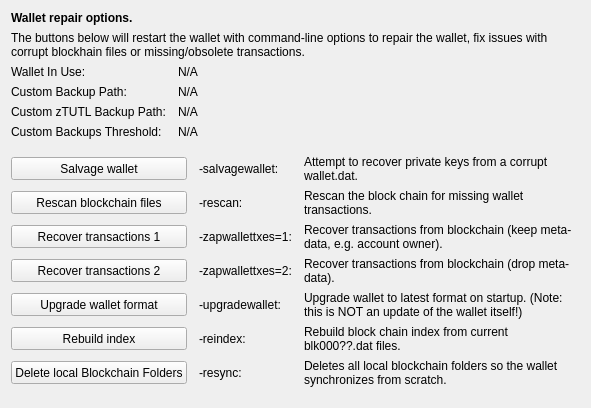
     <widget class="QWidget" name="tab_repair">
      <attribute name="title">
       <string>&amp;Wallet Repair</string>
      </attribute>
      <layout class="QGridLayout" name="gridLayout_4" columnstretch="0,0,0,0">
       <property name="horizontalSpacing">
        <number>12</number>
       </property>
       <item row="0" column="0" colspan="4">
        <widget class="QLabel" name="label_repair_header">
         <property name="font">
          <font>
           <weight>75</weight>
           <bold>true</bold>
          </font>
         </property>
         <property name="text">
          <string>Wallet repair options.</string>
         </property>
        </widget>
       </item>
       <item row="1" column="0" colspan="4">
        <widget class="QLabel" name="label_repair_helptext">
         <property name="font">
          <font>
           <weight>50</weight>
           <bold>false</bold>
          </font>
         </property>
         <property name="text">
          <string>The buttons below will restart the wallet with command-line options to repair the wallet, fix issues with corrupt blockhain files or missing/obsolete transactions.</string>
         </property>
         <property name="wordWrap">
          <bool>true</bool>
         </property>
        </widget>
       </item>
       <item row="2" column="0">
        <widget class="QLabel" name="wallet_path_label">
         <property name="text">
          <string>Wallet In Use:</string>
         </property>
        </widget>
       </item>
       <item row="2" column="1" colspan="3">
        <widget class="QLabel" name="wallet_path">
         <property name="cursor">
          <cursorShape>IBeamCursor</cursorShape>
         </property>
         <property name="text">
          <string>N/A</string>
         </property>
         <property name="textFormat">
          <enum>Qt::PlainText</enum>
         </property>
         <property name="textInteractionFlags">
          <set>Qt::LinksAccessibleByMouse|Qt::TextSelectableByKeyboard|Qt::TextSelectableByMouse</set>
         </property>
        </widget>
       </item>
       <item row="3" column="0">
        <widget class="QLabel" name="wallet_custombackuppath_label">
         <property name="visible">
          <bool>false</bool>
         </property>
         <property name="text">
          <string>Custom Backup Path:</string>
         </property>
        </widget>
       </item>
       <item row="3" column="1" colspan="3">
        <widget class="QLabel" name="wallet_custombackuppath">
         <property name="cursor">
          <cursorShape>IBeamCursor</cursorShape>
         </property>
         <property name="visible">
          <bool>false</bool>
         </property>
         <property name="text">
          <string>N/A</string>
         </property>
         <property name="textFormat">
          <enum>Qt::PlainText</enum>
         </property>
         <property name="textInteractionFlags">
          <set>Qt::LinksAccessibleByMouse|Qt::TextSelectableByKeyboard|Qt::TextSelectableByMouse</set>
         </property>
        </widget>
       </item>
       <item row="4" column="0">
        <widget class="QLabel" name="wallet_customzpivbackuppath_label">
         <property name="visible">
          <bool>false</bool>
         </property>
         <property name="text">
          <string>Custom zTUTL Backup Path:</string>
         </property>
        </widget>
       </item>
       <item row="4" column="1" colspan="3">
        <widget class="QLabel" name="wallet_customzpivbackuppath">
         <property name="cursor">
          <cursorShape>IBeamCursor</cursorShape>
         </property>
         <property name="visible">
          <bool>false</bool>
         </property>
         <property name="text">
          <string>N/A</string>
         </property>
         <property name="textFormat">
          <enum>Qt::PlainText</enum>
         </property>
         <property name="textInteractionFlags">
          <set>Qt::LinksAccessibleByMouse|Qt::TextSelectableByKeyboard|Qt::TextSelectableByMouse</set>
         </property>
        </widget>
       </item>
       <item row="5" column="0">
        <widget class="QLabel" name="wallet_custombackupthreshold_label">
         <property name="visible">
          <bool>false</bool>
         </property>
         <property name="text">
          <string>Custom Backups Threshold:</string>
         </property>
        </widget>
       </item>
       <item row="5" column="1" colspan="3">
        <widget class="QLabel" name="wallet_custombackupthreshold">
         <property name="cursor">
          <cursorShape>IBeamCursor</cursorShape>
         </property>
         <property name="visible">
          <bool>false</bool>
         </property>
         <property name="text">
          <string>N/A</string>
         </property>
         <property name="textFormat">
          <enum>Qt::PlainText</enum>
         </property>
         <property name="textInteractionFlags">
          <set>Qt::LinksAccessibleByMouse|Qt::TextSelectableByKeyboard|Qt::TextSelectableByMouse</set>
         </property>
        </widget>
       </item>
       <item row="6" column="0">
        <spacer name="verticalSpacer_repair1">
         <property name="orientation">
          <enum>Qt::Vertical</enum>
         </property>
         <property name="sizeHint" stdset="0">
          <size>
           <width>10</width>
           <height>10</height>
          </size>
         </property>
        </spacer>
       </item>
       <item row="7" column="0" colspan="2">
        <widget class="QPushButton" name="btn_salvagewallet">
         <property name="minimumSize">
          <size>
           <width>100</width>
           <height>23</height>
          </size>
         </property>
         <property name="text">
          <string>Salvage wallet</string>
         </property>
        </widget>
       </item>
       <item row="7" column="2">
        <widget class="QLabel" name="label_repair_salvage_command">
         <property name="text">
          <string notr="true">-salvagewallet:</string>
         </property>
        </widget>
       </item>
       <item row="7" column="3">
        <widget class="QLabel" name="label_repair_salvage">
         <property name="text">
          <string>Attempt to recover private keys from a corrupt wallet.dat.</string>
         </property>
         <property name="wordWrap">
          <bool>true</bool>
         </property>
        </widget>
       </item>
       <item row="8" column="0" colspan="2">
        <widget class="QPushButton" name="btn_rescan">
         <property name="minimumSize">
          <size>
           <width>100</width>
           <height>23</height>
          </size>
         </property>
         <property name="text">
          <string>Rescan blockchain files</string>
         </property>
        </widget>
       </item>
       <item row="8" column="2">
        <widget class="QLabel" name="label_repair_rescan_command">
         <property name="text">
          <string notr="true">-rescan:</string>
         </property>
        </widget>
       </item>
       <item row="8" column="3">
        <widget class="QLabel" name="label_repair_rescan">
         <property name="text">
          <string>Rescan the block chain for missing wallet transactions.</string>
         </property>
         <property name="wordWrap">
          <bool>true</bool>
         </property>
        </widget>
       </item>
       <item row="9" column="0" colspan="2">
        <widget class="QPushButton" name="btn_zapwallettxes1">
         <property name="minimumSize">
          <size>
           <width>100</width>
           <height>23</height>
          </size>
         </property>
         <property name="text">
          <string>Recover transactions 1</string>
         </property>
        </widget>
       </item>
       <item row="9" column="2">
        <widget class="QLabel" name="label_repair_zap1_command">
         <property name="text">
          <string notr="true">-zapwallettxes=1:</string>
         </property>
        </widget>
       </item>
       <item row="9" column="3">
        <widget class="QLabel" name="label_repair_zap1">
         <property name="text">
          <string>Recover transactions from blockchain (keep meta-data, e.g. account owner).</string>
         </property>
         <property name="wordWrap">
          <bool>true</bool>
         </property>
        </widget>
       </item>
       <item row="10" column="0" colspan="2">
        <widget class="QPushButton" name="btn_zapwallettxes2">
         <property name="minimumSize">
          <size>
           <width>100</width>
           <height>23</height>
          </size>
         </property>
         <property name="text">
          <string>Recover transactions 2</string>
         </property>
        </widget>
       </item>
       <item row="10" column="2">
        <widget class="QLabel" name="label_repair_zap2_command">
         <property name="text">
          <string notr="true">-zapwallettxes=2:</string>
         </property>
        </widget>
       </item>
       <item row="10" column="3">
        <widget class="QLabel" name="label_repair_zap2">
         <property name="text">
          <string>Recover transactions from blockchain (drop meta-data).</string>
         </property>
         <property name="wordWrap">
          <bool>true</bool>
         </property>
        </widget>
       </item>
       <item row="11" column="0" colspan="2">
        <widget class="QPushButton" name="btn_upgradewallet">
         <property name="minimumSize">
          <size>
           <width>100</width>
           <height>23</height>
          </size>
         </property>
         <property name="text">
          <string>Upgrade wallet format</string>
         </property>
        </widget>
       </item>
       <item row="11" column="2">
        <widget class="QLabel" name="label_repair_upgrade_command">
         <property name="text">
          <string notr="true">-upgradewallet:</string>
         </property>
        </widget>
       </item>
       <item row="11" column="3">
        <widget class="QLabel" name="label_repair_upgrade">
         <property name="text">
          <string>Upgrade wallet to latest format on startup. (Note: this is NOT an update of the wallet itself!)</string>
         </property>
         <property name="wordWrap">
          <bool>true</bool>
         </property>
        </widget>
       </item>
       <item row="12" column="0" colspan="2">
        <widget class="QPushButton" name="btn_reindex">
         <property name="minimumSize">
          <size>
           <width>100</width>
           <height>23</height>
          </size>
         </property>
         <property name="text">
          <string>Rebuild index</string>
         </property>
        </widget>
       </item>
       <item row="12" column="2">
        <widget class="QLabel" name="label_repair_reindex_command">
         <property name="text">
          <string notr="true">-reindex:</string>
         </property>
        </widget>
       </item>
       <item row="12" column="3">
        <widget class="QLabel" name="label_repair_reindex">
         <property name="text">
          <string>Rebuild block chain index from current blk000??.dat files.</string>
         </property>
         <property name="wordWrap">
          <bool>true</bool>
         </property>
        </widget>
       </item>
       <item row="13" column="0" colspan="2">
        <widget class="QPushButton" name="btn_resync">
         <property name="minimumSize">
          <size>
           <width>100</width>
           <height>23</height>
          </size>
         </property>
         <property name="text">
          <string>Delete local Blockchain Folders</string>
         </property>
        </widget>
       </item>
       <item row="13" column="2">
        <widget class="QLabel" name="label_repair_resync_command">
         <property name="text">
          <string>-resync:</string>
         </property>
        </widget>
       </item>
       <item row="13" column="3">
        <widget class="QLabel" name="label_repair_resync">
         <property name="text">
          <string>Deletes all local blockchain folders so the wallet synchronizes from scratch.</string>
         </property>
         <property name="wordWrap">
          <bool>true</bool>
         </property>
        </widget>
       </item>
       <item row="14" column="0">
        <spacer name="verticalSpacer_repair2">
         <property name="orientation">
          <enum>Qt::Vertical</enum>
         </property>
         <property name="sizeHint" stdset="0">
          <size>
           <width>20</width>
           <height>10</height>
          </size>
         </property>
        </spacer>
       </item>
      </layout>
     </widget>
